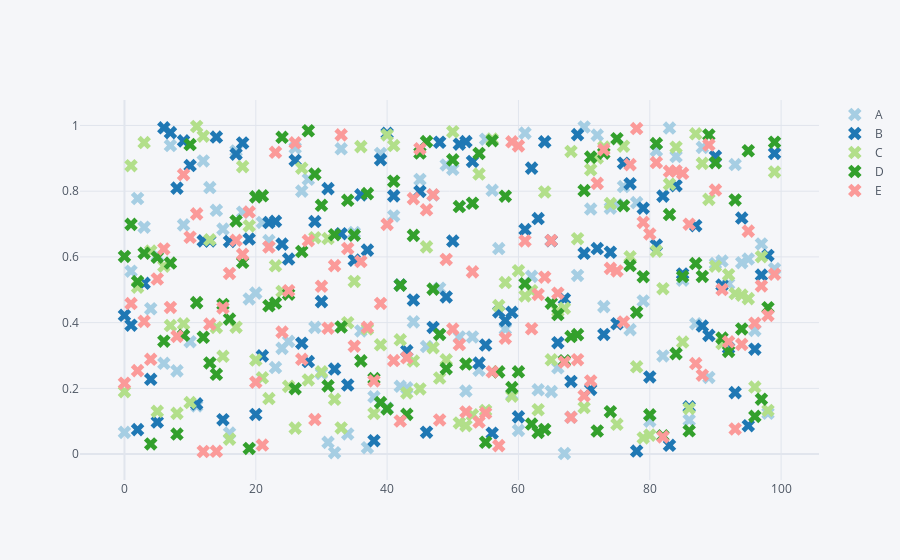

This figure's notebook cell:
### Code cell
print("What kind of plot do you need , the complete data plot or column plot")
inp1=int(input("Enter 1 for plotting all columns or enter 2 for specifying all columns"))
main(inp1)
